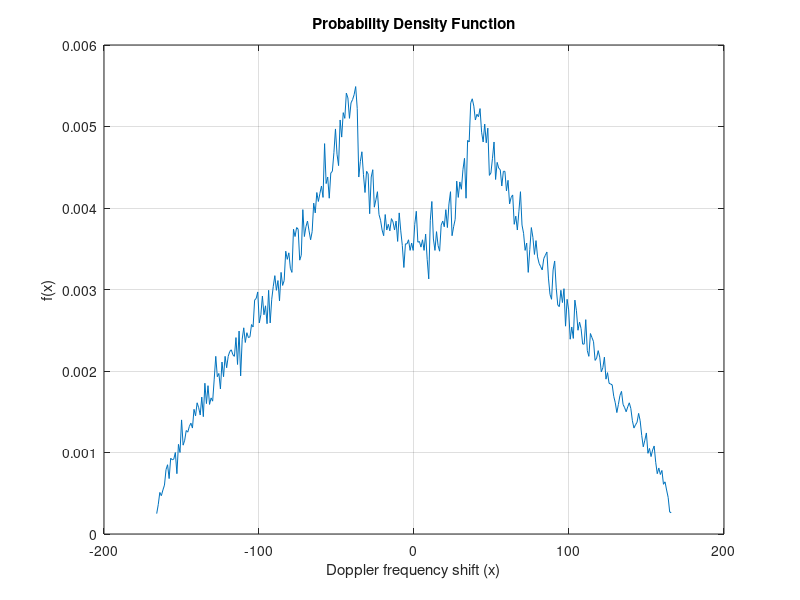
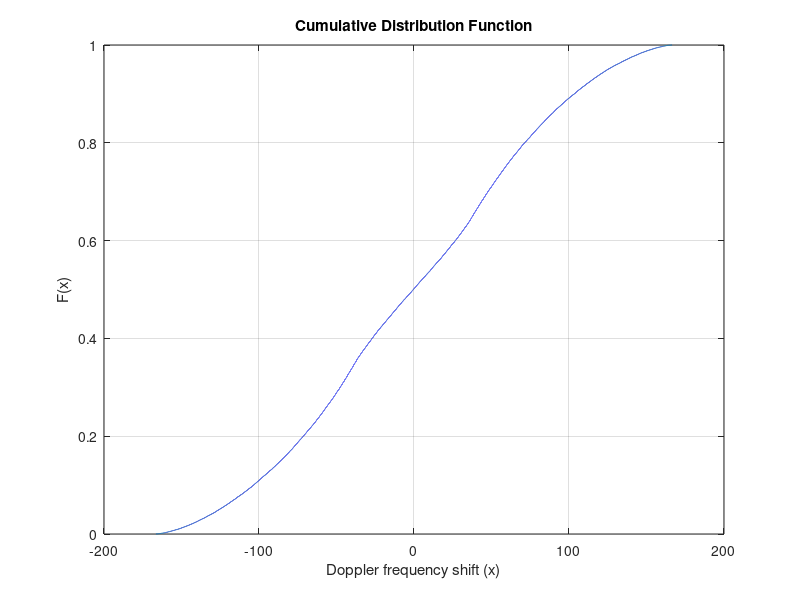

Here is the MATLAB script that generated these plots, in order:
clear; clc;

samples_number = 100000; intervals_number = floor((90000/3600)/0.15)*2;
fc = 2 * 10^9;
wavelength = 3 * 10^8 / fc;

doppler_frequency_shift = [];

for i=1:samples_number
    doppler_frequency_shift(end+1) = (((20000/3600)+(70000/3600)*rand())/wavelength)*cos(-pi+2*pi*rand());
end

[y, x] = hist(doppler_frequency_shift, intervals_number);
figure(1);
plot(x, y./samples_number);
xlabel('Doppler frequency shift (x)'); ylabel('f(x)');
title('Probability Density Function');
grid on;
figure(2);
cdfplot(doppler_frequency_shift);
xlabel('Doppler frequency shift (x)');
title('Cumulative Distribution Function');